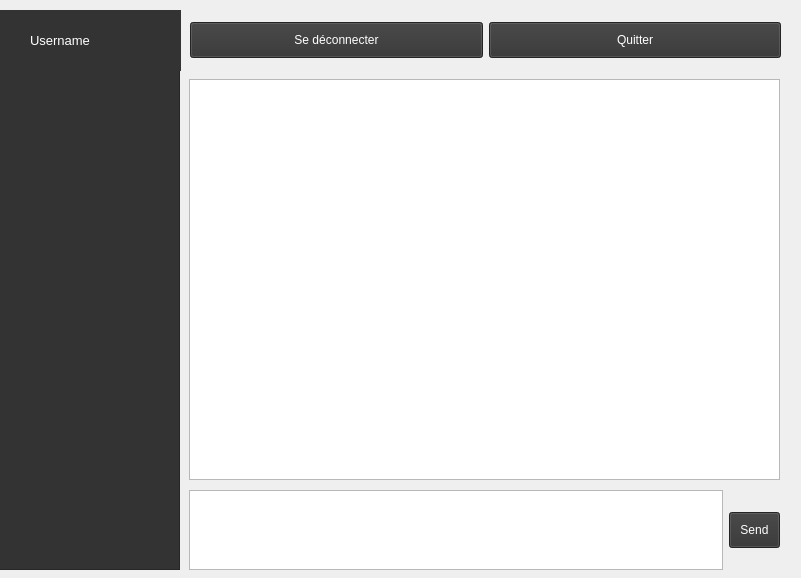
<?xml version="1.0" encoding="UTF-8"?>
<ui version="4.0">
 <class>Form</class>
 <widget class="QWidget" name="Form">
  <property name="geometry">
   <rect>
    <x>0</x>
    <y>0</y>
    <width>801</width>
    <height>578</height>
   </rect>
  </property>
  <property name="windowTitle">
   <string>Form</string>
  </property>
  <widget class="QWidget" name="verticalLayoutWidget">
   <property name="geometry">
    <rect>
     <x>189</x>
     <y>79</y>
     <width>591</width>
     <height>401</height>
    </rect>
   </property>
   <layout class="QVBoxLayout" name="verticalLayout">
    <item>
     <widget class="QPlainTextEdit" name="txtReadSection">
      <property name="sizePolicy">
       <sizepolicy hsizetype="Expanding" vsizetype="Expanding">
        <horstretch>1</horstretch>
        <verstretch>1</verstretch>
       </sizepolicy>
      </property>
      <property name="font">
       <font>
        <pointsize>12</pointsize>
       </font>
      </property>
      <property name="readOnly">
       <bool>true</bool>
      </property>
     </widget>
    </item>
   </layout>
  </widget>
  <widget class="QWidget" name="horizontalLayoutWidget">
   <property name="geometry">
    <rect>
     <x>190</x>
     <y>10</y>
     <width>591</width>
     <height>61</height>
    </rect>
   </property>
   <layout class="QHBoxLayout" name="horizontalLayout">
    <item>
     <widget class="QPushButton" name="btnLogout">
      <property name="styleSheet">
       <string notr="true">background-color: rgb(51, 51, 51);
color: rgb(255, 255, 255);
padding: 10px;</string>
      </property>
      <property name="text">
       <string>Se déconnecter</string>
      </property>
      <property name="icon">
       <iconset>
        <normaloff>resource/24/sign-out.png</normaloff>resource/24/sign-out.png</iconset>
      </property>
     </widget>
    </item>
    <item>
     <widget class="QPushButton" name="btnExit">
      <property name="styleSheet">
       <string notr="true">background-color: rgb(51, 51, 51);
color: rgb(255, 255, 255);
padding: 10px;</string>
      </property>
      <property name="text">
       <string>Quitter</string>
      </property>
      <property name="icon">
       <iconset>
        <normaloff>resource/24/remove.png</normaloff>resource/24/remove.png</iconset>
      </property>
     </widget>
    </item>
   </layout>
  </widget>
  <widget class="QWidget" name="horizontalLayoutWidget_2">
   <property name="geometry">
    <rect>
     <x>189</x>
     <y>490</y>
     <width>591</width>
     <height>80</height>
    </rect>
   </property>
   <layout class="QHBoxLayout" name="horizontalLayout_2" stretch="1,0">
    <item>
     <widget class="QPlainTextEdit" name="txtWriteSection">
      <property name="font">
       <font>
        <pointsize>12</pointsize>
       </font>
      </property>
     </widget>
    </item>
    <item>
     <widget class="QPushButton" name="btnSend">
      <property name="styleSheet">
       <string notr="true">background-color: rgb(51, 51, 51);
color: rgb(255, 255, 255);
padding: 10px;</string>
      </property>
      <property name="text">
       <string>Send</string>
      </property>
      <property name="icon">
       <iconset>
        <normaloff>resource/24/send.png</normaloff>resource/24/send.png</iconset>
      </property>
     </widget>
    </item>
   </layout>
  </widget>
  <widget class="QWidget" name="verticalLayoutWidget_2">
   <property name="geometry">
    <rect>
     <x>-1</x>
     <y>69</y>
     <width>181</width>
     <height>501</height>
    </rect>
   </property>
   <layout class="QVBoxLayout" name="verticalLayout_2">
    <item>
     <widget class="QListView" name="listView">
      <property name="styleSheet">
       <string notr="true">color: rgb(255, 255, 255);
background-color: rgb(51, 51, 51);</string>
      </property>
     </widget>
    </item>
   </layout>
  </widget>
  <widget class="QWidget" name="horizontalLayoutWidget_3">
   <property name="geometry">
    <rect>
     <x>0</x>
     <y>10</y>
     <width>181</width>
     <height>61</height>
    </rect>
   </property>
   <layout class="QHBoxLayout" name="horizontalLayout_3" stretch="0,1">
    <property name="spacing">
     <number>0</number>
    </property>
    <item>
     <widget class="QLabel" name="label">
      <property name="styleSheet">
       <string notr="true">background-color: rgb(51, 51, 51);
padding-left: 10px;
padding-right: 5px;</string>
      </property>
      <property name="text">
       <string/>
      </property>
      <property name="pixmap">
       <pixmap>resource/24/user-circle.png</pixmap>
      </property>
     </widget>
    </item>
    <item>
     <widget class="QLabel" name="labUsername">
      <property name="sizePolicy">
       <sizepolicy hsizetype="Preferred" vsizetype="Preferred">
        <horstretch>1</horstretch>
        <verstretch>1</verstretch>
       </sizepolicy>
      </property>
      <property name="font">
       <font>
        <pointsize>10</pointsize>
       </font>
      </property>
      <property name="styleSheet">
       <string notr="true">color: rgb(255, 255, 255);
background-color: rgb(51, 51, 51);
padding-left:5px;
</string>
      </property>
      <property name="text">
       <string>Username</string>
      </property>
     </widget>
    </item>
   </layout>
  </widget>
 </widget>
 <resources/>
 <connections/>
</ui>
